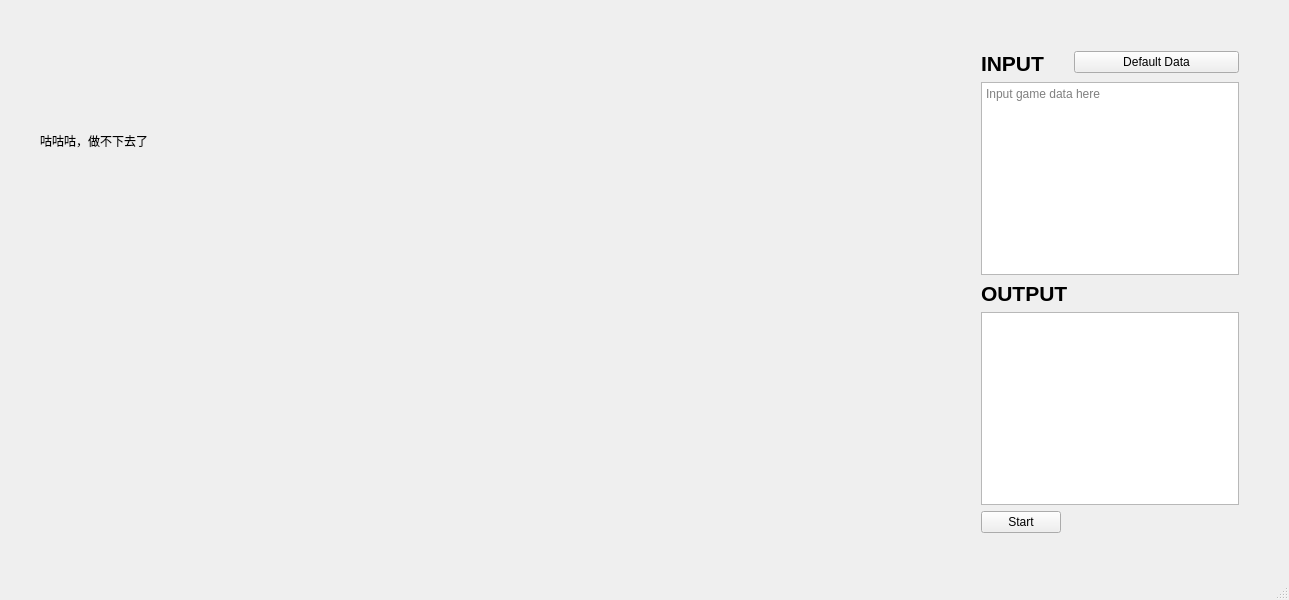
<?xml version="1.0" encoding="UTF-8"?>
<ui version="4.0">
 <class>MainWindow</class>
 <widget class="QMainWindow" name="MainWindow">
  <property name="geometry">
   <rect>
    <x>0</x>
    <y>0</y>
    <width>1289</width>
    <height>600</height>
   </rect>
  </property>
  <property name="windowTitle">
   <string>MainWindow</string>
  </property>
  <widget class="QWidget" name="centralwidget">
   <widget class="QLabel" name="label_3">
    <property name="geometry">
     <rect>
      <x>540</x>
      <y>50</y>
      <width>201</width>
      <height>201</height>
     </rect>
    </property>
    <property name="styleSheet">
     <string notr="true">image: url(:/images/Resources/bokiChan_icon.png);</string>
    </property>
    <property name="text">
     <string/>
    </property>
   </widget>
   <widget class="QLabel" name="label_4">
    <property name="geometry">
     <rect>
      <x>40</x>
      <y>30</y>
      <width>261</width>
      <height>221</height>
     </rect>
    </property>
    <property name="styleSheet">
     <string notr="true">border-image: url(:/images/Resources/dove.png);
font: 700 20pt &quot;等线&quot;;</string>
    </property>
    <property name="text">
     <string>咕咕咕，做不下去了</string>
    </property>
   </widget>
   <widget class="QLabel" name="label_5">
    <property name="geometry">
     <rect>
      <x>840</x>
      <y>70</y>
      <width>131</width>
      <height>121</height>
     </rect>
    </property>
    <property name="styleSheet">
     <string notr="true">image: url(:/images/Resources/point.jpg);</string>
    </property>
    <property name="text">
     <string/>
    </property>
   </widget>
   <widget class="QLabel" name="label_6">
    <property name="geometry">
     <rect>
      <x>850</x>
      <y>200</y>
      <width>101</width>
      <height>111</height>
     </rect>
    </property>
    <property name="styleSheet">
     <string notr="true">background-image: url(:/images/Resources/tom.jpg);</string>
    </property>
    <property name="text">
     <string/>
    </property>
   </widget>
   <widget class="QLabel" name="label_7">
    <property name="geometry">
     <rect>
      <x>340</x>
      <y>10</y>
      <width>101</width>
      <height>111</height>
     </rect>
    </property>
    <property name="styleSheet">
     <string notr="true">image: url(:/images/Resources/jerry.jpg);</string>
    </property>
    <property name="text">
     <string/>
    </property>
   </widget>
   <widget class="QLabel" name="label_8">
    <property name="geometry">
     <rect>
      <x>420</x>
      <y>120</y>
      <width>111</width>
      <height>111</height>
     </rect>
    </property>
    <property name="styleSheet">
     <string notr="true">background-image: url(:/images/Resources/sad1.jpg);</string>
    </property>
    <property name="text">
     <string/>
    </property>
   </widget>
   <widget class="QLabel" name="label_9">
    <property name="geometry">
     <rect>
      <x>450</x>
      <y>0</y>
      <width>111</width>
      <height>111</height>
     </rect>
    </property>
    <property name="styleSheet">
     <string notr="true">background-image: url(:/images/Resources/sad2.jpg);</string>
    </property>
    <property name="text">
     <string/>
    </property>
   </widget>
   <widget class="QWidget" name="">
    <property name="geometry">
     <rect>
      <x>981</x>
      <y>51</y>
      <width>258</width>
      <height>482</height>
     </rect>
    </property>
    <layout class="QFormLayout" name="formLayout">
     <item row="0" column="0">
      <widget class="QLabel" name="label_2">
       <property name="font">
        <font>
         <family>Arial</family>
         <pointsize>16</pointsize>
         <italic>false</italic>
         <bold>true</bold>
         <underline>false</underline>
        </font>
       </property>
       <property name="autoFillBackground">
        <bool>false</bool>
       </property>
       <property name="text">
        <string>INPUT</string>
       </property>
       <property name="textFormat">
        <enum>Qt::PlainText</enum>
       </property>
      </widget>
     </item>
     <item row="1" column="0" colspan="2">
      <widget class="QPlainTextEdit" name="textInput">
       <property name="placeholderText">
        <string>Input game data here</string>
       </property>
      </widget>
     </item>
     <item row="2" column="0">
      <widget class="QLabel" name="label">
       <property name="font">
        <font>
         <family>Arial</family>
         <pointsize>16</pointsize>
         <italic>false</italic>
         <bold>true</bold>
         <underline>false</underline>
        </font>
       </property>
       <property name="autoFillBackground">
        <bool>false</bool>
       </property>
       <property name="text">
        <string>OUTPUT</string>
       </property>
       <property name="textFormat">
        <enum>Qt::PlainText</enum>
       </property>
      </widget>
     </item>
     <item row="3" column="0" colspan="2">
      <widget class="QTextBrowser" name="textBrowser"/>
     </item>
     <item row="4" column="0">
      <widget class="QPushButton" name="gameStartButton">
       <property name="text">
        <string>Start</string>
       </property>
      </widget>
     </item>
     <item row="0" column="1">
      <widget class="QPushButton" name="defaultData">
       <property name="text">
        <string>Default Data</string>
       </property>
      </widget>
     </item>
    </layout>
   </widget>
  </widget>
  <widget class="QMenuBar" name="menubar">
   <property name="geometry">
    <rect>
     <x>0</x>
     <y>0</y>
     <width>1289</width>
     <height>21</height>
    </rect>
   </property>
  </widget>
  <widget class="QStatusBar" name="statusbar"/>
 </widget>
 <resources/>
 <connections/>
</ui>
